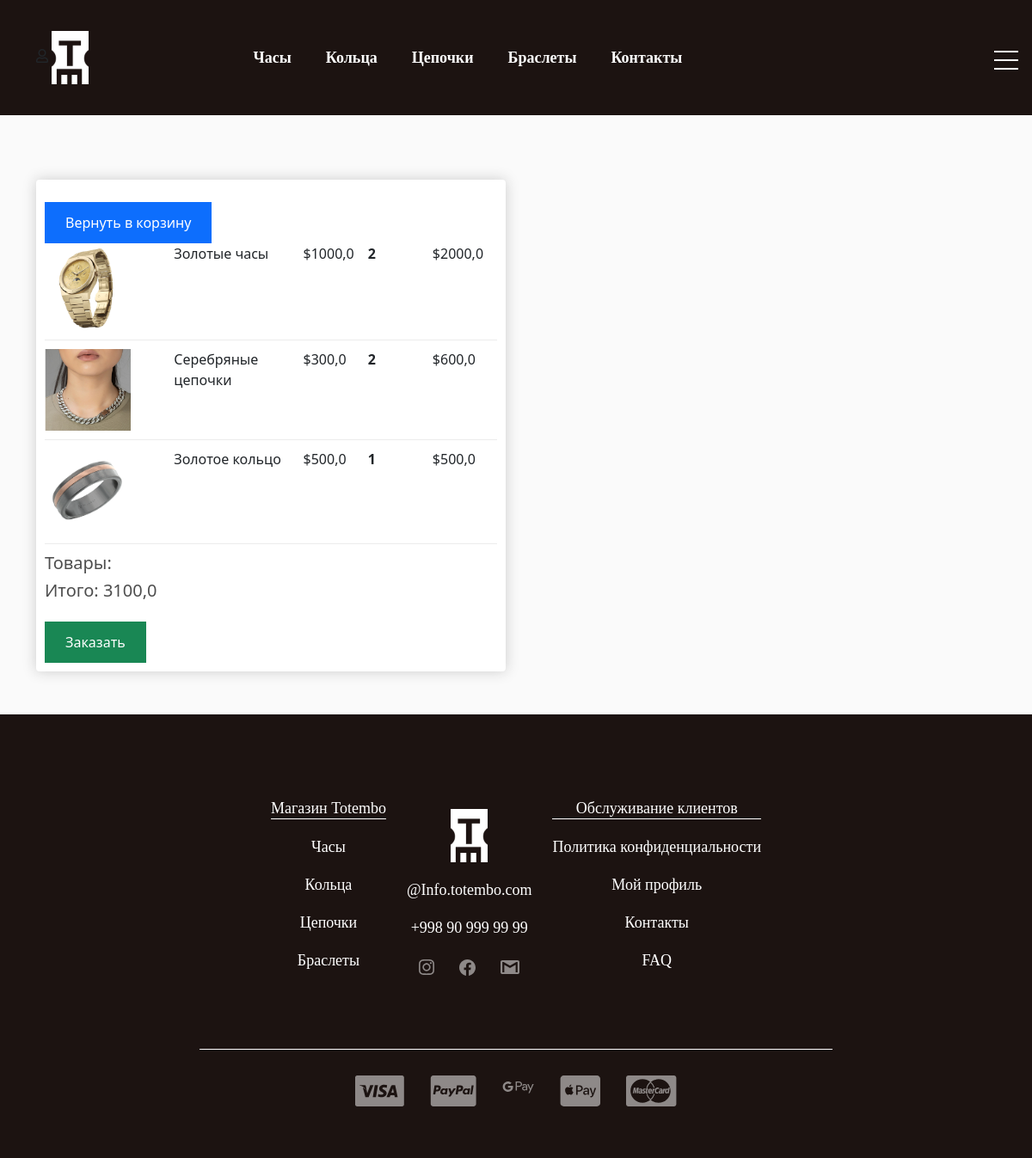
Screenshot of /checkout/ (signed in) with the database file from the repository.
### store/models.py (models this page shows, shortened)
class Category(models.Model):
    title = models.CharField(max_length=255, unique=True) # unique=True--> nomi qaytarilmasin
    def get_absolute_url(self):
        return reverse('product_list_by_category', kwargs={'pk': self.pk})

class OrderProduct(models.Model):
    product = models.ForeignKey(Product, on_delete=models.SET_NULL, null=True, blank=True)
    order = models.ForeignKey(Order, on_delete=models.SET_NULL, null=True)
    quantity = models.IntegerField(default=0, null=True, blank=True)
    date_added = models.DateTimeField(auto_now_add=True)
    @property
    def total_price(self):
        total = self.product.price * self.quantity
        return total

class Product(models.Model):
    name = models.CharField(max_length=255)
    price = models.FloatField()                                 # narxni float ko'rinishida ko'rsatish yani $.sent
    image = models.ImageField(null=True, blank=True)
    created_at = models.DateTimeField(auto_now_add=True)
    description = models.TextField(default='Описания товара')
    quantity = models.PositiveIntegerField()
    is_published = models.BooleanField(default=True)
    category = models.ForeignKey(Category, on_delete=models.CASCADE)    # ForeignKey--> tepadagi Category classi bilan bog'lansin
    @property                                                                # buni yozsak return qilinganda qavusini berish shart emas
    def image_url(self):
        try:
            url = self.image.url
        except:
            url = 'https://sarus.uz/public/files/img/news_1528793026.jpg'
        return url

class Order(models.Model):
    customer = models.ForeignKey(Customer, on_delete=models.SET_NULL, null=True, blank=True)
    date_ordered = models.DateTimeField(auto_now_add=True)
    complete = models.BooleanField(default=False)
    transaction_id = models.CharField(max_length=100, null=True)
    shipping = models.BooleanField(default=True)
    @property
    def cart_total_price(self):
        order_products = self.orderproduct_set.all()
        total = sum([product.total_price for product in order_products])
        return total
    @property
    def cart_products_quantity(self):
        order_products = self.orderproduct_set.all()
        total = sum([product.quantity for product in order_products])
        return total

### store/views.py (the view)
# urls.py: path('checkout/', checkout, name='checkout'),
def checkout(request):
    cart = cart_data(request)
    context = {
        'cart_products_quantity': cart['cart_products_quantity'],
        'order': cart['order'],
        'items': cart['products'],
        'STRIPE_PUBLIC_KEY': settings.STRIPE_PUBLIC_KEY
    }
    return render(request, 'store/checkout.html', context=context)

### store/templatetags/store_tags.py (called while the page is built)
@register.simple_tag()
def get_categories():
    return Category.objects.all()

@register.simple_tag()
def get_cart_product_quantity(request):
    data = cart_data(request)
    return data['cart_products_quantity']

### store/utils.py (called while the page is built)
def cart_data(request):
    if request.user.is_authenticated:
        customer, created = Customer.objects.get_or_create(user=request.user, name=request.user.username, email=request.user.email)
        order, created = Order.objects.get_or_create(customer=customer, complete=False)
        products = order.orderproduct_set.all()
        cart_products_quantity = order.cart_products_quantity
    else:
        session_cart = get_session_cart(request)
        order = session_cart['order']
        products = session_cart['products']
        cart_products_quantity = session_cart['cart_products_quantity']
    return {
        'order': order,
        'products': products,
        'cart_products_quantity':cart_products_quantity
    }

### store/templates/store/checkout.html (shortened to what this page needs)
{% extends 'base.html' %}
{% block main %}
<main>
    <div class="container">
        <div class="row">
            <div class="col-lg-6">
                <div class="box-element">
                    <form action="{% url 'create-checkout-session' %}" method="post" class='form'>
                    <a href="{% url 'cart' %}" class="btn btn-primary">
                        Вернуть в корзину
                    </a>
                    {% for item in items %}
                        {% include 'store/components/_cart_row.html' %}
                    {% endfor %}
                    <h5>Товары:  {{ order.cart_prducts_quantity }}</h5>
                    <h5>Итого:  {{ order.cart_total_price }}</h5>
                    <button class='btn btn-success' type="submit" id="checkout-button">Заказать</button>
                </form>
                </div>
            </div>
        </div>
    </div>
</main>
{% endblock main %}

### templates/components/_header_nav.html (shortened to what this page needs)
{% load store_tags %}
{% get_categories as categories %}
<ul class="header_nav-menu d-flex justify-content-center flex-wrap text-center {% if 'category' in request.path %} border-dark {% endif %}">
    {% for category in categories %}
    <li class="header_nav-item">
        <a class="header_nav-link " href="{{ category.get_absolute_url }}">{{ category.title }}</a>
    </li>
    {% endfor %}
    <li class="header_nav-item mt-3 mt-lg-0">
        <a class="header_nav-link " href="#">Контакты</a>
    </li>
</ul>

### store/templates/store/components/_cart_row.html
<div class="cart-row">
    <div style="flex:2">
        <img class="row-image" src="{{ item.product.image_url }}">
    </div>
    <div style="flex:2">
        <p>
            {{ item.product.name }}
        </p>
    </div>
    <div style="flex:1">
        <p>
            ${{ item.product.price }}
        </p>
    </div>
    <div style="flex:1">
        <p class="quantity">
            {{ item.quantity }}
        </p>
    </div>
    <div style="flex:1">
        <p>
            ${{ item.total_price }}
        </p>
    </div>
</div>

### templates/components/_footer_nav_item.html
{% load store_tags %}
{% get_categories as categories %}
<ul class="">
    <li class="footer_nav-item_header">
        <a class="footer_nav-link_header" href="">Магазин Totembo</a>
    </li>
    {% for category in categories %}
    <li class="footer_nav-item">
        <a class="footer_nav-link" href="{{ category.get_absolute_url }}">{{ category.title }}</a>
    </li>
    {% endfor %}
</ul>

### static/css/style.css (style rules this page uses)
ul, li { padding: 0; margin: 0; }
a, li { text-decoration: none; list-style: none; }
.header_nav-item { list-style: none; }
.header_nav-link { font-family: Montserrat; font-weight: 600; font-size: 18px; color: #fff; line-height: 22px; margin: 0 20px; text-decoration: none; }
.header_nav-menu { padding: 55px 0; }
.btn { display: inline-block; border: none; color: #fff; padding: 0.75rem 1.5rem; margin-top: 1rem; transition: opacity 1s ease-in-out; text-decoration: none; }
.footer_nav-item_header { border-bottom: 1px solid white; }
.footer_nav-item { margin-top: 20px; }
.footer_nav-link { font-family: Montserrat; font-weight: 300; font-size: 18px; line-height: 22px; color: #FFFFFF; }
.footer_nav-link_header { font-family: Montserrat; font-weight: 500; font-size: 18px; line-height: 22px; color: #FFFFFF; }

### store/static/store/css/additional_style.css (style rules this page uses)
body { background-color: hsl(0, 0%, 98%); }
h1, h2, h3, h4, h5, h6 { color: hsl(0, 0%, 30%); }
.box-element { box-shadow: hsl(0, 0%, 80%) 0 0 16px; background-color: #fff; border-radius: 4px; padding: 10px; }
.col-lg-4, .col-lg-6, .col-lg-8, .col-lg-12 { margin-top: 10px; }
.btn { border-radius: 0; }
.row-image { width: 100px; }
.cart-row { display: flex; align-items: flex-stretch; padding-bottom: 10px; margin-bottom: 10px; border-bottom: 1px solid #ececec; }
.quantity { display: inline-block; font-weight: 700; padding-right: 10px; }
main { margin-bottom: 50px; }

### rows the page displays
Category: title "Часы"
Category: title "Кольца"
Category: title "Цепочки"
Category: title "Браслеты"
OrderProduct: product.image_url (picture), product.name "Золотые часы", product.price "1000,0", quantity "2", total_price "2000,0"
OrderProduct: product.image_url (picture), product.name "Серебряные цепочки", product.price "300,0", quantity "2", total_price "600,0"
OrderProduct: product.image_url (picture), product.name "Золотое кольцо", product.price "500,0", quantity "1", total_price "500,0"
Order: cart_total_price "3100,0"
